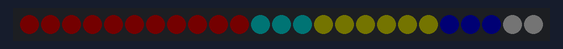
Bench run of a sketch on a simulated ATtiny85, built with avr-gcc and run on an emulated ATtiny85. On the bench: 25 RGB LEDs in strip order, left to right. Dim RGB values are drawn brighter than linear.

Above: at 0.4 s.
At 5.2 s:
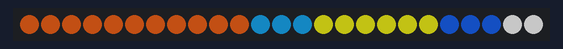

The sketch:

sunmoon-example.ino
```cpp
#include <Adafruit_DotStar.h>
// Because conditional #includes don't work w/Arduino sketches...
//#include <SPI.h>         // COMMENT OUT THIS LINE FOR GEMMA OR TRINKET
#include <avr/power.h> // ENABLE THIS LINE FOR GEMMA OR TRINKET

#define NUMPIXELS 25 // Number of LEDs in strip

// Here's how to control the LEDs from any two pins:
#define DATAPIN    3
#define CLOCKPIN   4
Adafruit_DotStar strip = Adafruit_DotStar(
  NUMPIXELS, DATAPIN, CLOCKPIN, DOTSTAR_BGR);

//brightness control
float t = 0;
int x = 0;

void setup() {

#if defined(__AVR_ATtiny85__) && (F_CPU == 16000000L)
  clock_prescale_set(clock_div_1); // Enable 16 MHz on Trinket
#endif
  strip.begin(); // Initialize pins for output
  strip.show();  // Turn all LEDs off ASAP

  strip.setPixelColor(0,0xe65e19);
  strip.setPixelColor(1,0xe65e19);
  strip.setPixelColor(2,0xe65e19);
  strip.setPixelColor(3,0xe65e19);
  strip.setPixelColor(4,0xe65e19);
  strip.setPixelColor(5,0xe65e19);
  strip.setPixelColor(6,0xe65e19);
  strip.setPixelColor(7,0xe65e19);
  strip.setPixelColor(8,0xe65e19);
  strip.setPixelColor(9,0xe65e19);
  strip.setPixelColor(10,0xe65e19);
  strip.setPixelColor(11,0x19a1e6);
  strip.setPixelColor(12,0x19a1e6);
  strip.setPixelColor(13,0x19a1e6);
  strip.setPixelColor(14,0xe5e619);
  strip.setPixelColor(15,0xe5e619);
  strip.setPixelColor(16,0xe5e619);
  strip.setPixelColor(17,0xe5e619);
  strip.setPixelColor(18,0xe5e619);
  strip.setPixelColor(19,0xe5e619);
  strip.setPixelColor(20,0x195de6);
  strip.setPixelColor(21,0x195de6);
  strip.setPixelColor(22,0x195de6);
  strip.setPixelColor(23,0xffffff);
  strip.setPixelColor(24,0xffffff);

  float t = 0;
  for (int x = 0; x < 100; x += 1) {
    t += 0.01;
    strip.setBrightness(pow(t, 3) * 100);
     strip.show();
     delay(x);
  }

}
int delay_time = 100;
void loop() {
  strip.show();
}
```
